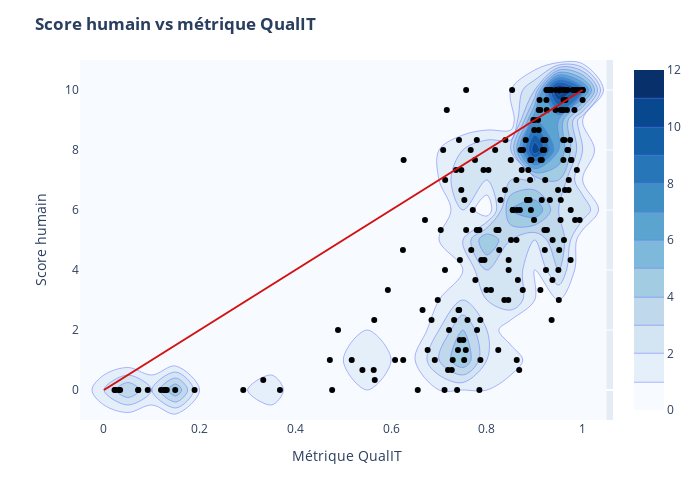

The cell this chart's notebook holds for it:
### Markdown cell above
Attention : Les extractions échouées ne sont pas sur la plupart des graphiques car elles n'ont pas de valeur dans "Hallucinations" ou "Idées_non_ind".

### Code cell
# Heatmap de densité en arrière-plan
fig = px.density_contour(
    df, x="C", y="score_humain",
    nbinsx=20, nbinsy=20
)
fig.update_traces(contours_coloring="fill", contours_showlabels = False, colorscale="Blues")
# Scatter plot
fig.add_scatter(
    x=df["C"], y=df["score_humain"],
    mode="markers",
    marker=dict(color="#000000"),
    hovertemplate="Métrique QualIT = %{x}<br>Score humain = %{y}<extra></extra>"
)
fig.add_shape(
    type="line", x0=0, x1=1, y0=0, y1=10,
    xref="x", yref="y",
    line=dict(color="#d41010")
)
fig.update_layout(
    title="<b>Score humain vs métrique QualIT</b>",
    xaxis_title="Métrique QualIT", yaxis_title="Score humain",
    width=700, height=500,
    coloraxis_showscale=False
)
fig.show()

### Figure 1 — Plotly figure (JSON) as saved in the notebook; plotly's stock layout.template omitted (floating-point values rounded to 4 significant figures; data arrays with more than 128 entries replaced by an {"elided": "..."} marker saying what was removed)
{"data": [{"colorscale": [[0, "rgb(247,251,255)"], [0.125, "rgb(222,235,247)"], [0.25, "rgb(198,219,239)"], [0.375, "rgb(158,202,225)"], [0.5, "rgb(107,174,214)"], [0.625, "rgb(66,146,198)"], [0.75, "rgb(33,113,181)"], [0.875, "rgb(8,81,156)"], [1, "rgb(8,48,107)"]], "contours": {"coloring": "fill", "showlabels": false}, "hovertemplate": "C=%{x}<br>score_humain=%{y}<br>count=%{z}<extra></extra>", "legendgroup": "", "line": {"color": "#636efa"}, "name": "", "nbinsx": 20, "nbinsy": 20, "showlegend": false, "type": "histogram2dcontour", "x": {"elided": "200 float values"}, "xaxis": "x", "xbingroup": "x", "y": {"elided": "200 float values"}, "yaxis": "y", "ybingroup": "y"}, {"hovertemplate": "Métrique QualIT = %{x}<br>Score humain = %{y}<extra></extra>", "marker": {"color": "#000000"}, "mode": "markers", "type": "scatter", "x": {"elided": "200 float values"}, "y": {"elided": "200 float values"}}], "layout": {"coloraxis": {"showscale": false}, "height": 500, "legend": {"tracegroupgap": 0}, "margin": {"t": 60}, "shapes": [{"line": {"color": "#d41010"}, "type": "line", "x0": 0, "x1": 1, "xref": "x", "y0": 0, "y1": 10, "yref": "y"}], "title": {"text": "<b>Score humain vs métrique QualIT</b>"}, "width": 700, "xaxis": {"anchor": "y", "domain": [0, 1], "title": {"text": "Métrique QualIT"}}, "yaxis": {"anchor": "x", "domain": [0, 1], "title": {"text": "Score humain"}}}}
